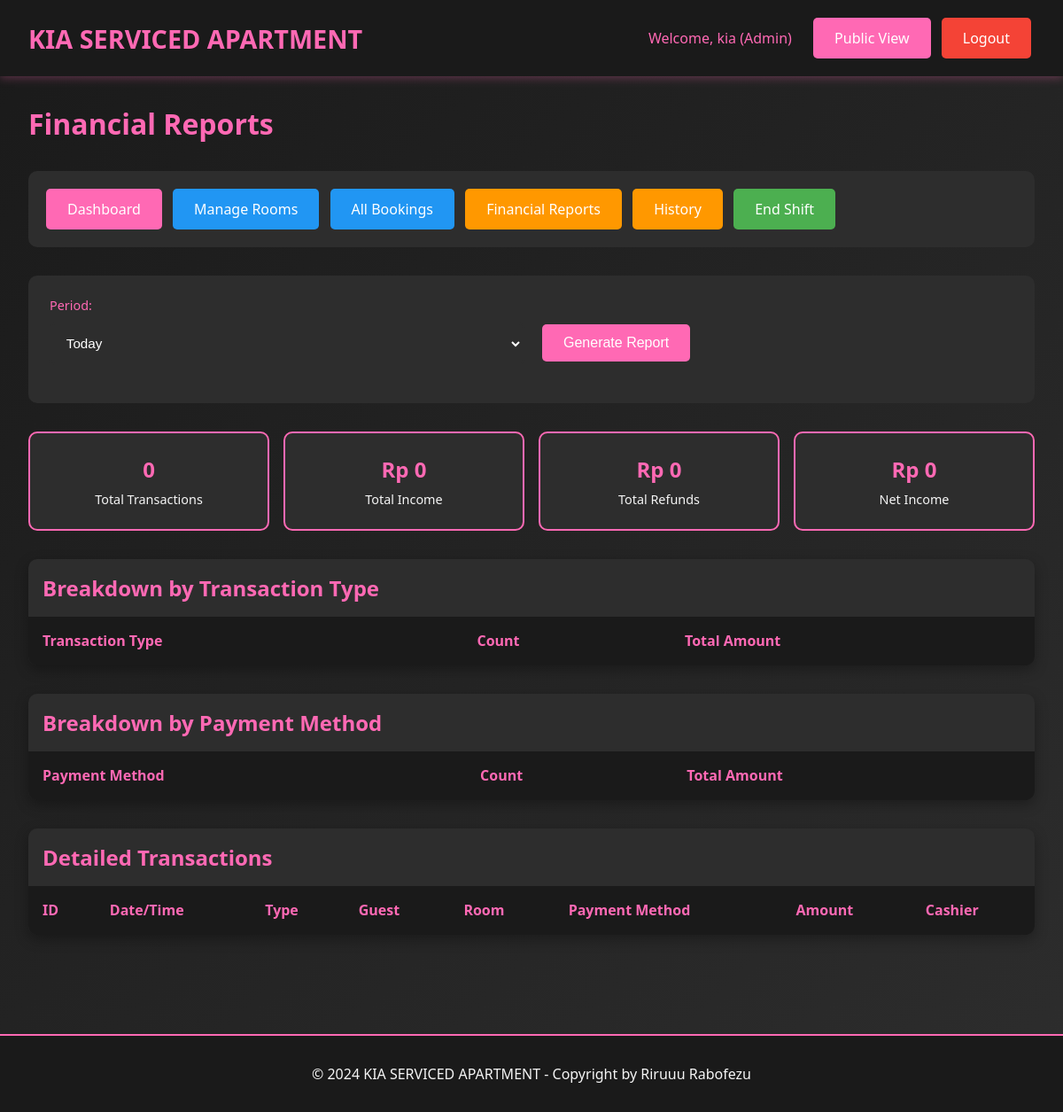
The app's page /admin/reports.php (signed in), older data.
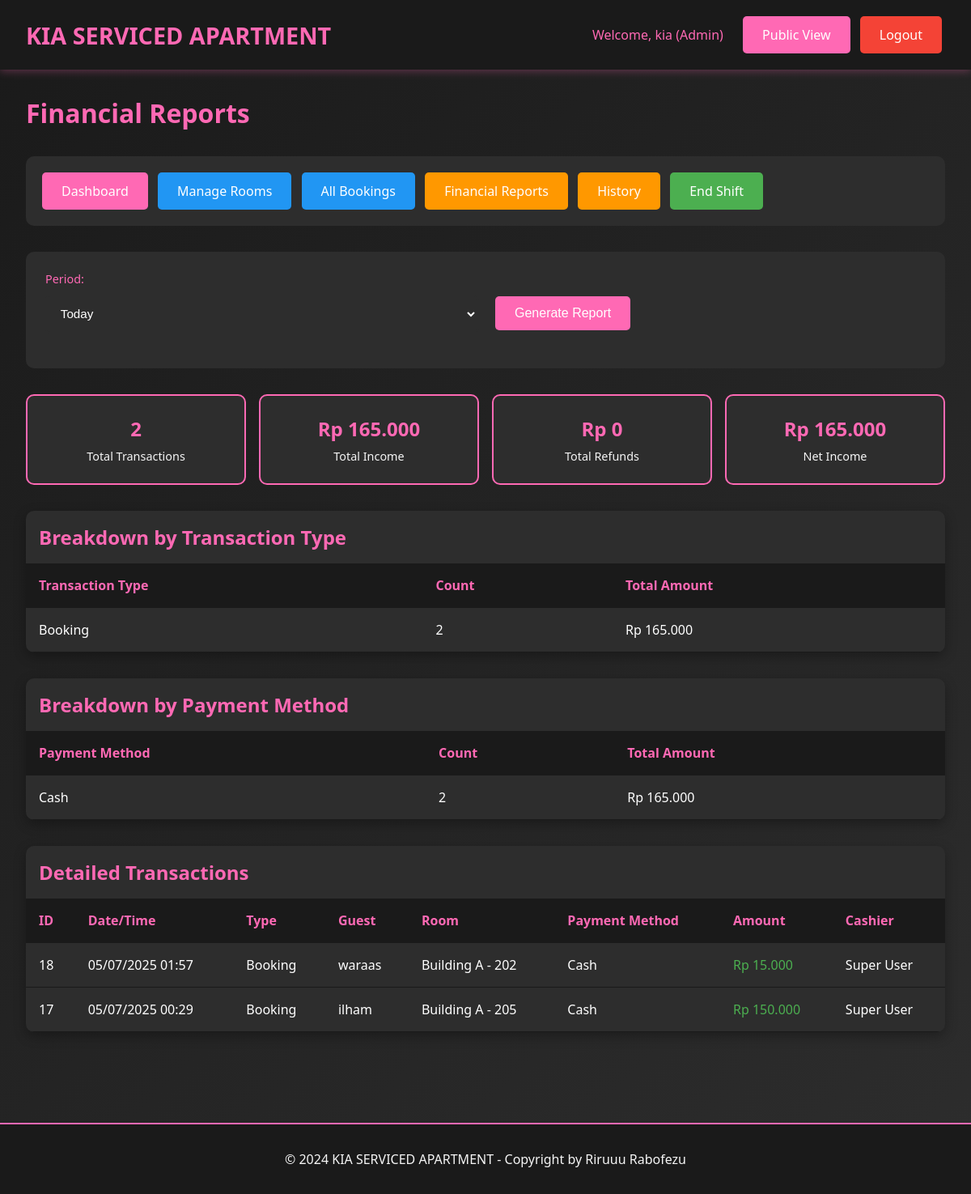
The same page, newer data.
### tables this page shows
CREATE TABLE `transactions` (
  `id` int(11) NOT NULL,
  `booking_id` int(11) NOT NULL,
  `transaction_type` enum('booking','extra_time','refund') NOT NULL,
  `amount` decimal(10,2) NOT NULL,
  `payment_method` varchar(50) NOT NULL,
  `transaction_date` datetime DEFAULT current_timestamp(),
  `created_by` int(11) NOT NULL,
  `notes` text DEFAULT NULL
);

CREATE TABLE `bookings` (
  `id` int(11) NOT NULL,
  `room_id` int(11) NOT NULL,
  `guest_name` varchar(100) NOT NULL,
  `arrival_time` datetime NOT NULL,
  `phone_number` varchar(20) NOT NULL,
  `duration_type` enum('transit','fullday') NOT NULL,
  `duration_hours` int(11) NOT NULL,
  `price_amount` decimal(10,2) NOT NULL,
  `payment_method` varchar(50) NOT NULL,
  `deposit_type` enum('cash','id_card','no_deposit') NOT NULL,
  `deposit_amount` decimal(10,2) DEFAULT 0.00,
  `notes` text DEFAULT NULL,
  `status` enum('booked','checkin','checkout','cancelled','no_show') DEFAULT 'booked',
  `checkin_time` datetime DEFAULT NULL,
  `checkout_time` datetime DEFAULT NULL,
  `extra_time_hours` int(11) DEFAULT 0,
  `extra_time_amount` decimal(10,2) DEFAULT 0.00,
  `refund_amount` decimal(10,2) DEFAULT 0.00,
  `refund_method` varchar(50) DEFAULT NULL,
  `created_by` int(11) NOT NULL,
  `created_at` timestamp NOT NULL DEFAULT current_timestamp(),
  `updated_at` timestamp NOT NULL DEFAULT current_timestamp() ON UPDATE current_timestamp()
);

CREATE TABLE `rooms` (
  `id` int(11) NOT NULL,
  `location` varchar(100) NOT NULL,
  `floor_number` int(11) NOT NULL,
  `room_number` varchar(20) NOT NULL,
  `room_type` varchar(50) NOT NULL,
  `wifi_name` varchar(100) DEFAULT NULL,
  `wifi_password` varchar(100) DEFAULT NULL,
  `status` enum('ready','booked','checkin','checkout') DEFAULT 'ready',
  `created_at` timestamp NOT NULL DEFAULT current_timestamp(),
  `updated_at` timestamp NOT NULL DEFAULT current_timestamp() ON UPDATE current_timestamp()
);

CREATE TABLE `users` (
  `id` int(11) NOT NULL,
  `username` varchar(50) NOT NULL,
  `password` varchar(255) NOT NULL,
  `full_name` varchar(100) NOT NULL,
  `role` enum('superuser','admin','cashier') NOT NULL,
  `created_at` timestamp NOT NULL DEFAULT current_timestamp(),
  `updated_at` timestamp NOT NULL DEFAULT current_timestamp() ON UPDATE current_timestamp()
);

### includes/config.php (called while the page is built, shortened)
<?php
function formatCurrency($amount) {
    return 'Rp ' . number_format($amount, 0, ',', '.');
}
function formatDateTime($datetime) {
    return date('d/m/Y H:i', strtotime($datetime));
}
?>

### admin/reports.php (the view, shortened to what the changed rows need)
<?php
require_once "../includes/config.php";
$period = $_GET["period"] ?? "today";
$date_filter = "";
$params = [];
switch ($period) {
    case "today":
        $date_filter = "DATE(transaction_date) = CURDATE()";
        break;
}
$sql = "SELECT
            COUNT(CASE WHEN amount > 0 THEN 1 END) as total_transactions,
            SUM(CASE WHEN amount > 0 THEN amount ELSE 0 END) as total_income,
            SUM(CASE WHEN amount < 0 THEN ABS(amount) ELSE 0 END) as total_refunds,
            SUM(amount) as net_income
        FROM transactions
        WHERE $date_filter";
$stmt = $pdo->prepare($sql);
$stmt->execute($params);
$summary = $stmt->fetch();
$sql = "SELECT
            transaction_type,
            COUNT(*) as count,
            SUM(amount) as total
        FROM transactions
        WHERE $date_filter
        GROUP BY transaction_type";
$stmt = $pdo->prepare($sql);
$stmt->execute($params);
$by_type = $stmt->fetchAll();
$sql = "SELECT
            payment_method,
            COUNT(*) as count,
            SUM(amount) as total
        FROM transactions
        WHERE $date_filter AND amount > 0
        GROUP BY payment_method";
$stmt = $pdo->prepare($sql);
$stmt->execute($params);
$by_payment = $stmt->fetchAll();
$sql = "SELECT t.*, b.guest_name, r.room_number, r.location, u.full_name as cashier_name
        FROM transactions t
        JOIN bookings b ON t.booking_id = b.id
        JOIN rooms r ON b.room_id = r.id
        JOIN users u ON t.created_by = u.id
        WHERE $date_filter
        ORDER BY t.transaction_date DESC";
$stmt = $pdo->prepare($sql);
$stmt->execute($params);
$transactions = $stmt->fetchAll();
?>
<!DOCTYPE html>
<html lang="id">
<head>
    <link rel="stylesheet" href="../assets/css/style.css">
</head>
<body>
    <div class="container">
        <h1 style="color: var(--primary-pink); margin-bottom: 2rem;">Financial Reports</h1>
        <div class="summary-grid">
            <div class="summary-card">
                <div class="summary-amount"><?php echo $summary["total_transactions"]; ?></div>
                <div class="summary-label">Total Transactions</div>
            </div>
            <div class="summary-card">
                <div class="summary-amount"><?php echo formatCurrency($summary["total_income"]); ?></div>
                <div class="summary-label">Total Income</div>
            </div>
            <div class="summary-card">
                <div class="summary-amount"><?php echo formatCurrency($summary["net_income"]); ?></div>
                <div class="summary-label">Net Income</div>
            </div>
        </div>
        <div class="table-container">
            <h2 style="color: var(--primary-pink); margin: 1rem;">Breakdown by Transaction Type</h2>
            <table class="table">
                <thead>
                    <tr>
                        <th>Transaction Type</th>
                        <th>Count</th>
                        <th>Total Amount</th>
                    </tr>
                </thead>
                <tbody>
                    <?php foreach ($by_type as $type): ?>
                    <tr>
                        <td><?php echo ucfirst(str_replace("_", " ", $type["transaction_type"])); ?></td>
                        <td><?php echo $type["count"]; ?></td>
                        <td><?php echo formatCurrency($type["total"]); ?></td>
                    </tr>
                    <?php endforeach; ?>
                </tbody>
            </table>
        </div>
        <div class="table-container">
            <h2 style="color: var(--primary-pink); margin: 1rem;">Breakdown by Payment Method</h2>
            <table class="table">
                <thead>
                    <tr>
                        <th>Payment Method</th>
                        <th>Count</th>
                        <th>Total Amount</th>
                    </tr>
                </thead>
                <tbody>
                    <?php foreach ($by_payment as $payment): ?>
                    <tr>
                        <td><?php echo ucfirst($payment["payment_method"]); ?></td>
                        <td><?php echo $payment["count"]; ?></td>
                        <td><?php echo formatCurrency($payment["total"]); ?></td>
                    </tr>
                    <?php endforeach; ?>
                </tbody>
            </table>
        </div>
        <div class="table-container">
            <h2 style="color: var(--primary-pink); margin: 1rem;">Detailed Transactions</h2>
            <table class="table">
                <thead>
                    <tr>
                        <th>ID</th>
                        <th>Date/Time</th>
                        <th>Type</th>
                        <th>Guest</th>
                        <th>Room</th>
                        <th>Payment Method</th>
                        <th>Amount</th>
                        <th>Cashier</th>
                    </tr>
                </thead>
                <tbody>
                    <?php foreach ($transactions as $transaction): ?>
                    <tr>
                        <td><?php echo $transaction["id"]; ?></td>
                        <td><?php echo formatDateTime($transaction["transaction_date"]); ?></td>
                        <td><?php echo ucfirst(str_replace("_", " ", $transaction["transaction_type"])); ?></td>
                        <td><?php echo htmlspecialchars($transaction["guest_name"]); ?></td>
                        <td><?php echo htmlspecialchars($transaction["location"] . " - " . $transaction["room_number"]); ?></td>
                        <td><?php echo ucfirst($transaction["payment_method"]); ?></td>
                        <td style="color: <?php echo $transaction["amount"] >= 0 ? "var(--success)" : "var(--danger)"; ?>">
                            <?php echo formatCurrency($transaction["amount"]); ?>
                        </td>
                        <td><?php echo htmlspecialchars($transaction["cashier_name"]); ?></td>
                    </tr>
                    <?php endforeach; ?>
                </tbody>
            </table>
        </div>
    </div>
</body>
</html>

Row changes from the older to the newer data that the page shows:
added transactions: id "18", transaction_date "05/07/2025 01:57", transaction_type "Booking", booking.guest_name "waraas", rooms.location+room_number "Building A - 202", payment_method "Cash", amount "Rp 15.000", created_by.full_name "Super User"
added transactions: id "17", transaction_date "05/07/2025 00:29", transaction_type "Booking", booking.guest_name "ilham", rooms.location+room_number "Building A - 205", payment_method "Cash", amount "Rp 150.000", created_by.full_name "Super User"
Text that changed along with them:
$summary["total_transactions"]: "0" → "2"
formatCurrency($summary["total_income"]): "Rp 0" → "Rp 165.000"
formatCurrency($summary["net_income"]): "Rp 0" → "Rp 165.000"
new list line: "Booking 2 Rp 165.000"
new list line: "Cash 2 Rp 165.000"
